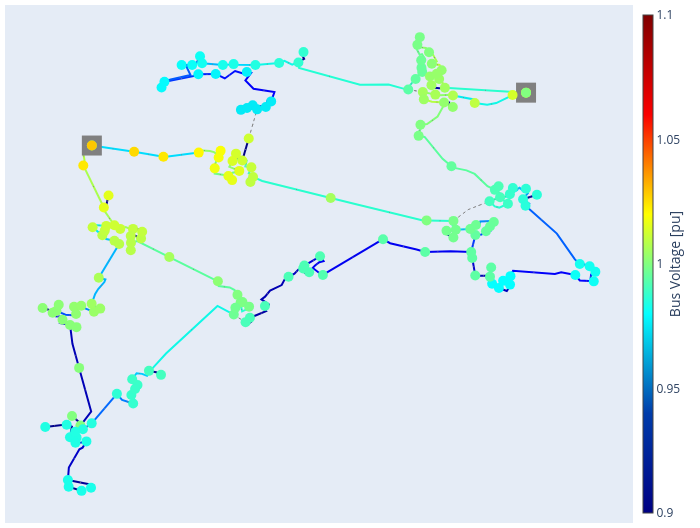
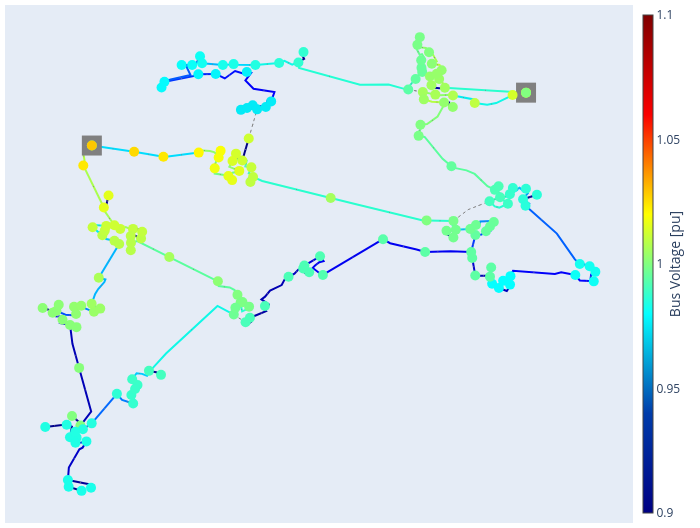

The code cell stored with these charts, in order, in its notebook:
### Markdown cell above
With a grid this big, it's very hard to analyze the results from the table alone. Let's explore the outputs a bit more using plotly.

### Code cell
import pandapower.plotting.plotly as plotly
plotly.pf_res_plotly(net3)
